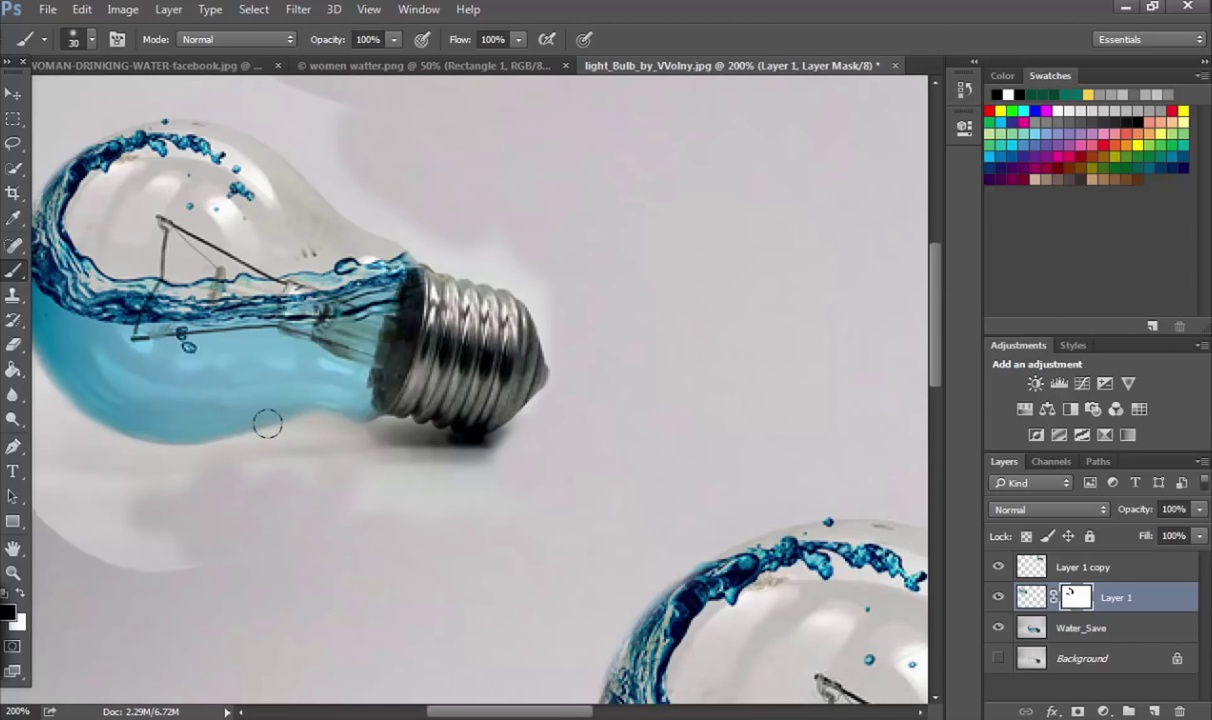
#> input picture task3/pos_8.jpg, 1212 x 720 px, found by its file name
$ python 'CVIP FINAL 3.py'   (older library calls are emulated)
#> lines starting #> are read from the running program, lines starting #| are printed output that depends on the picture; pictures that were not available may be replaced by others from this repository, and a replacement may not be noted

# coding: utf-8

# # TEMPLATE MATCHING

# ###### CITED FROM NET
#

# In[1]:


import cv2
import numpy as np
from matplotlib import pyplot as plt

img1 = cv2.imread('/Users/krishna/Downloads/proj1_cse573/task3/pos_8.jpg')
#> img1 is the input picture: shape (720, 1212, 3); mean B, G, R 150.1, 147.2, 144.8
#img= cv2.cvtColor(img1,cv2.COLOR_BGR2GRAY)


# In[2]:


template=cv2.imread('/Users/krishna/Downloads/proj1_cse573/task3/temp3.png',0)
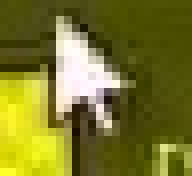
#> input picture temp3.jpg, 24 x 22 px, given in place of temp3.png, which was not available (shown 8 times larger)
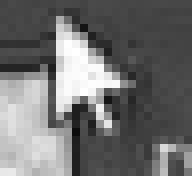
#> template: shape (22, 24) (shown 8 times larger); min 12, max 255, mean 111.2
blur=cv2.GaussianBlur(img1,(3,3),0)

laplacian = cv2.Laplacian(blur,cv2.CV_32F)
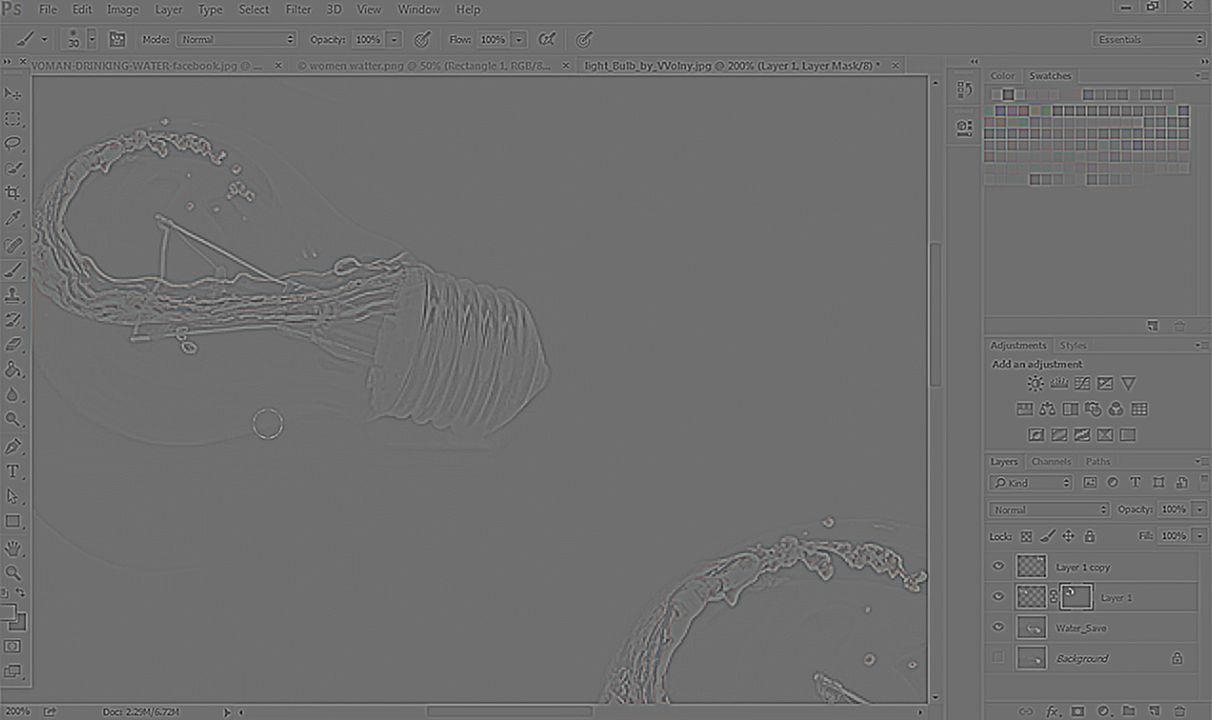
#> laplacian: shape (720, 1212, 3) float32; mean B, G, R 0, 0, 0; drawn with min black and max white
laplacian_template= cv2.Laplacian(template,cv2.CV_32F)
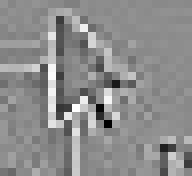
#> laplacian_template: shape (22, 24) float32 (shown 8 times larger); min -398, max 320, mean -0.6; drawn with min black and max white
final=np.array(laplacian, dtype=np.float32)
final1=np.array(laplacian_template, dtype=np.float32)


width, height = template.shape[::-1]
#> width = 24; height = 22


#> (the run stopped early here; a loop or call above may not have finished)
